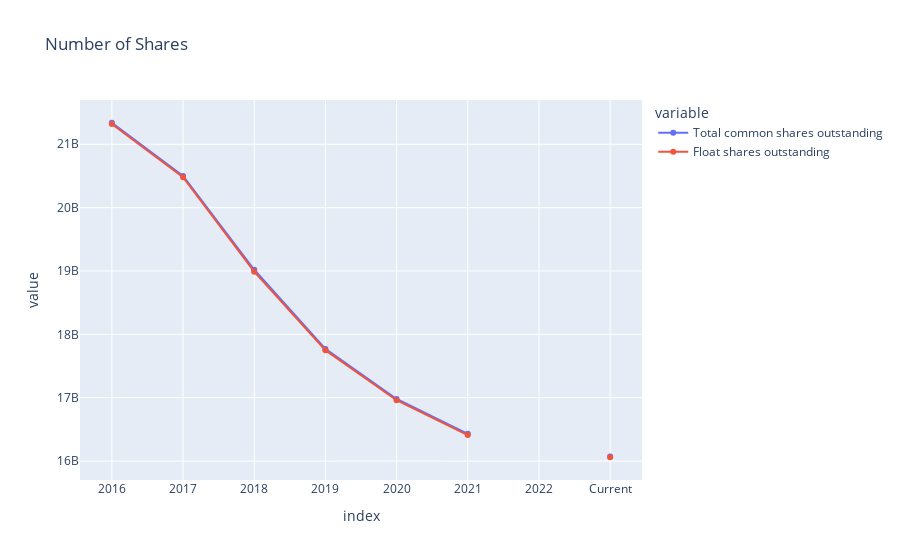
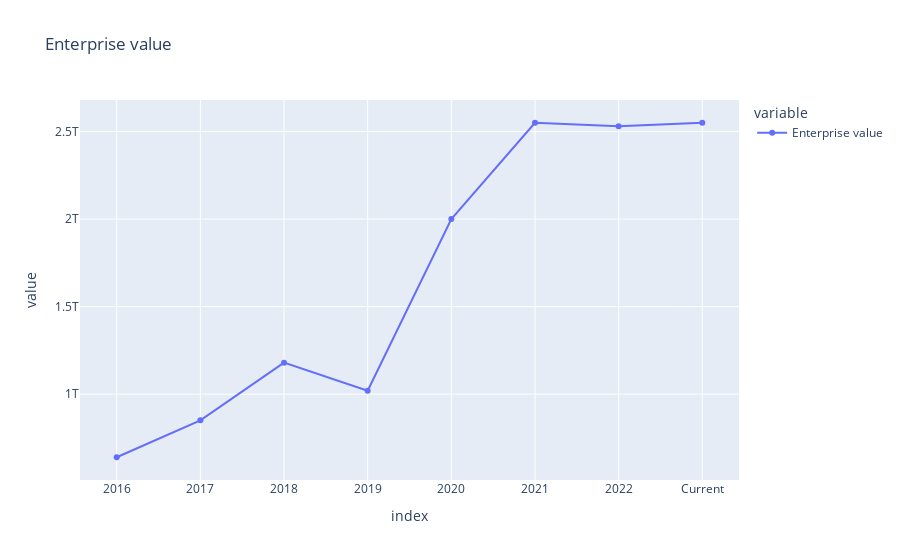
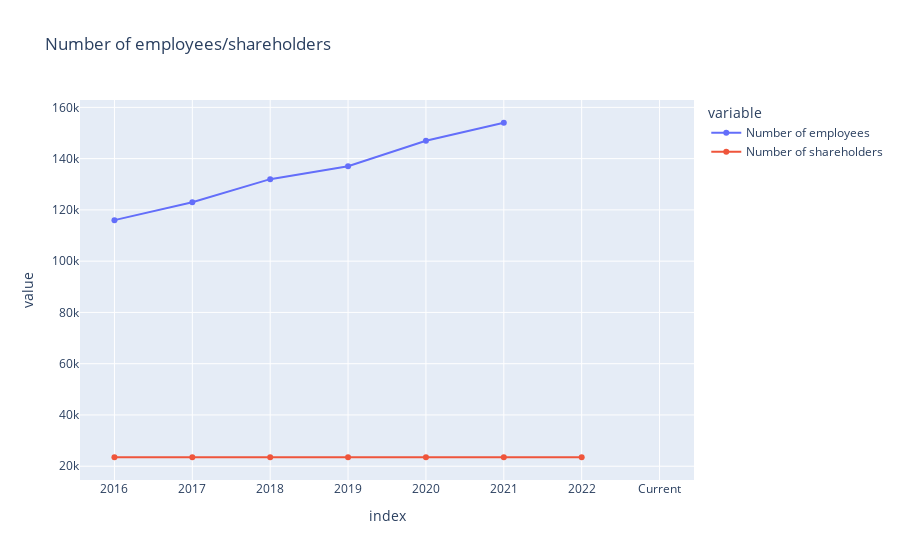
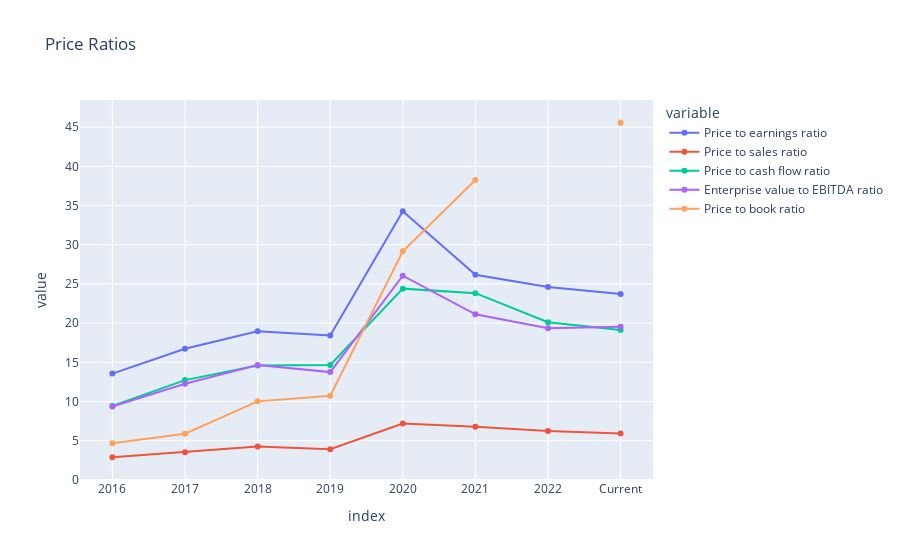

Write notebook code for charts like these, in order.
### Code cell
df_statistics = run_scraper.statistics.transpose()

fig_shares_outstanding = px.line(df_statistics, x=df_statistics.index, y=['Total common shares outstanding', 'Float shares outstanding'], title='Number of Shares', markers=True)
fig_shares_outstanding.show()

fig_enterprice_values = px.line(df_statistics, x=df_statistics.index, y=['Enterprise value'], title='Enterprise value', markers=True)
fig_enterprice_values.show()

fig_numer_of_employees_shareholders = px.line(df_statistics, x=df_statistics.index, y=['Number of employees','Number of shareholders'], title='Number of employees/shareholders', markers=True)
fig_numer_of_employees_shareholders.show()

fig_price_ratios = px.line(df_statistics, x=df_statistics.index, y=['Price to earnings ratio', 'Price to sales ratio', 'Price to cash flow ratio','Enterprise value to EBITDA ratio',
                                                        'Price to book ratio'], title='Price Ratios', markers=True)
fig_price_ratios.show()

fig_return_ratios = px.line(df_statistics, x=df_statistics.index, y=['Return on assets %', 'Return on equity %', 'Return on invested capital %'],
                             title='Return Ratios', markers=True)
fig_return_ratios.show()

fig_margins = px.line(df_statistics, x=df_statistics.index, y=['Gross margin %','EBITDA margin %', 'Net margin %', 'Operating margin %'], title='Margins', markers=True)
fig_margins.show()

fig_dept_ratios = px.line(df_statistics, x=df_statistics.index, y=['Debt to assets ratio', 'Debt to equity ratio','Long term debt to total assets ratio'], title='Dept Ratios', markers=True)
fig_dept_ratios.show()

fig_liquidity_ratios = px.line(df_statistics, x=df_statistics.index, y=['Quick ratio', 'Current ratio', 'Inventory turnover', 'Asset turnover'], title='Liquidity Ratios', markers=True)
fig_liquidity_ratios.show()

### Figure 1 — Plotly figure (JSON) as saved in the notebook; plotly's stock layout.template omitted (floating-point values rounded to 4 significant figures)
{"data": [{"hovertemplate": "variable=Total common shares outstanding<br>index=%{x}<br>value=%{y}<extra></extra>", "legendgroup": "Total common shares outstanding", "line": {"color": "#636efa", "dash": "solid"}, "marker": {"symbol": "circle"}, "mode": "markers+lines", "name": "Total common shares outstanding", "orientation": "v", "showlegend": true, "type": "scatter", "x": ["2016", "2017", "2018", "2019", "2020", "2021", "2022", "Current"], "xaxis": "x", "y": [21340000000, 20500000000, 19020000000, 17770000000, 16980000000, 16430000000, null, 16070000000], "yaxis": "y"}, {"hovertemplate": "variable=Float shares outstanding<br>index=%{x}<br>value=%{y}<extra></extra>", "legendgroup": "Float shares outstanding", "line": {"color": "#EF553B", "dash": "solid"}, "marker": {"symbol": "circle"}, "mode": "markers+lines", "name": "Float shares outstanding", "orientation": "v", "showlegend": true, "type": "scatter", "x": ["2016", "2017", "2018", "2019", "2020", "2021", "2022", "Current"], "xaxis": "x", "y": [21320000000, 20480000000, 18990000000, 17750000000, 16960000000, 16410000000, null, 16060000000.0], "yaxis": "y"}], "layout": {"legend": {"title": {"text": "variable"}, "tracegroupgap": 0}, "title": {"text": "Number of Shares"}, "xaxis": {"anchor": "y", "domain": [0, 1], "title": {"text": "index"}}, "yaxis": {"anchor": "x", "domain": [0, 1], "title": {"text": "value"}}}}

### Figure 2 — Plotly figure (JSON) as saved in the notebook; plotly's stock layout.template omitted (floating-point values rounded to 4 significant figures)
{"data": [{"hovertemplate": "variable=Enterprise value<br>index=%{x}<br>value=%{y}<extra></extra>", "legendgroup": "Enterprise value", "line": {"color": "#636efa", "dash": "solid"}, "marker": {"symbol": "circle"}, "mode": "markers+lines", "name": "Enterprise value", "orientation": "v", "showlegend": true, "type": "scatter", "x": ["2016", "2017", "2018", "2019", "2020", "2021", "2022", "Current"], "xaxis": "x", "y": [639810000000, 850890000000, 1180000000000, 1020000000000, 2000000000000, 2550000000000, 2530000000000, 2550000000000], "yaxis": "y"}], "layout": {"legend": {"title": {"text": "variable"}, "tracegroupgap": 0}, "title": {"text": "Enterprise value"}, "xaxis": {"anchor": "y", "domain": [0, 1], "title": {"text": "index"}}, "yaxis": {"anchor": "x", "domain": [0, 1], "title": {"text": "value"}}}}

### Figure 3 — Plotly figure (JSON) as saved in the notebook; plotly's stock layout.template omitted (floating-point values rounded to 4 significant figures)
{"data": [{"hovertemplate": "variable=Number of employees<br>index=%{x}<br>value=%{y}<extra></extra>", "legendgroup": "Number of employees", "line": {"color": "#636efa", "dash": "solid"}, "marker": {"symbol": "circle"}, "mode": "markers+lines", "name": "Number of employees", "orientation": "v", "showlegend": true, "type": "scatter", "x": ["2016", "2017", "2018", "2019", "2020", "2021", "2022", "Current"], "xaxis": "x", "y": [116000, 123000, 132000, 137000, 147000, 154000, null, null], "yaxis": "y"}, {"hovertemplate": "variable=Number of shareholders<br>index=%{x}<br>value=%{y}<extra></extra>", "legendgroup": "Number of shareholders", "line": {"color": "#EF553B", "dash": "solid"}, "marker": {"symbol": "circle"}, "mode": "markers+lines", "name": "Number of shareholders", "orientation": "v", "showlegend": true, "type": "scatter", "x": ["2016", "2017", "2018", "2019", "2020", "2021", "2022", "Current"], "xaxis": "x", "y": [23500, 23500, 23500, 23500, 23500, 23500, 23500, null], "yaxis": "y"}], "layout": {"legend": {"title": {"text": "variable"}, "tracegroupgap": 0}, "title": {"text": "Number of employees/shareholders"}, "xaxis": {"anchor": "y", "domain": [0, 1], "title": {"text": "index"}}, "yaxis": {"anchor": "x", "domain": [0, 1], "title": {"text": "value"}}}}

### Figure 4 — Plotly figure (JSON) as saved in the notebook; plotly's stock layout.template omitted (floating-point values rounded to 4 significant figures)
{"data": [{"hovertemplate": "variable=Price to earnings ratio<br>index=%{x}<br>value=%{y}<extra></extra>", "legendgroup": "Price to earnings ratio", "line": {"color": "#636efa", "dash": "solid"}, "marker": {"symbol": "circle"}, "mode": "markers+lines", "name": "Price to earnings ratio", "orientation": "v", "showlegend": true, "type": "scatter", "x": ["2016", "2017", "2018", "2019", "2020", "2021", "2022", "Current"], "xaxis": "x", "y": [13.56, 16.73, 18.95, 18.41, 34.28, 26.17, 24.62, 23.71], "yaxis": "y"}, {"hovertemplate": "variable=Price to sales ratio<br>index=%{x}<br>value=%{y}<extra></extra>", "legendgroup": "Price to sales ratio", "line": {"color": "#EF553B", "dash": "solid"}, "marker": {"symbol": "circle"}, "mode": "markers+lines", "name": "Price to sales ratio", "orientation": "v", "showlegend": true, "type": "scatter", "x": ["2016", "2017", "2018", "2019", "2020", "2021", "2022", "Current"], "xaxis": "x", "y": [2.89, 3.54, 4.25, 3.91, 7.18, 6.77, 6.23, 5.92], "yaxis": "y"}, {"hovertemplate": "variable=Price to cash flow ratio<br>index=%{x}<br>value=%{y}<extra></extra>", "legendgroup": "Price to cash flow ratio", "line": {"color": "#00cc96", "dash": "solid"}, "marker": {"symbol": "circle"}, "mode": "markers+lines", "name": "Price to cash flow ratio", "orientation": "v", "showlegend": true, "type": "scatter", "x": ["2016", "2017", "2018", "2019", "2020", "2021", "2022", "Current"], "xaxis": "x", "y": [9.42, 12.73, 14.58, 14.66, 24.4, 23.82, 20.11, 19.11], "yaxis": "y"}, {"hovertemplate": "variable=Enterprise value to EBITDA ratio<br>index=%{x}<br>value=%{y}<extra></extra>", "legendgroup": "Enterprise value to EBITDA ratio", "line": {"color": "#ab63fa", "dash": "solid"}, "marker": {"symbol": "circle"}, "mode": "markers+lines", "name": "Enterprise value to EBITDA ratio", "orientation": "v", "showlegend": true, "type": "scatter", "x": ["2016", "2017", "2018", "2019", "2020", "2021", "2022", "Current"], "xaxis": "x", "y": [9.37, 12.26, 14.65, 13.75, 26.05, 21.13, 19.36, 19.53], "yaxis": "y"}, {"hovertemplate": "variable=Price to book ratio<br>index=%{x}<br>value=%{y}<extra></extra>", "legendgroup": "Price to book ratio", "line": {"color": "#FFA15A", "dash": "solid"}, "marker": {"symbol": "circle"}, "mode": "markers+lines", "name": "Price to book ratio", "orientation": "v", "showlegend": true, "type": "scatter", "x": ["2016", "2017", "2018", "2019", "2020", "2021", "2022", "Current"], "xaxis": "x", "y": [4.69, 5.89, 10.02, 10.74, 29.17, 38.25, null, 45.56], "yaxis": "y"}], "layout": {"legend": {"title": {"text": "variable"}, "tracegroupgap": 0}, "title": {"text": "Price Ratios"}, "xaxis": {"anchor": "y", "domain": [0, 1], "title": {"text": "index"}}, "yaxis": {"anchor": "x", "domain": [0, 1], "title": {"text": "value"}}}}
